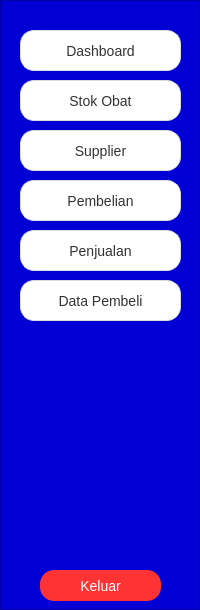
     <widget class="QFrame" name="frame">
      <property name="minimumSize">
       <size>
        <width>200</width>
        <height>200</height>
       </size>
      </property>
      <property name="styleSheet">
       <string notr="true">QFrame{
background-color:#0000d4
}</string>
      </property>
      <property name="frameShape">
       <enum>QFrame::StyledPanel</enum>
      </property>
      <property name="frameShadow">
       <enum>QFrame::Plain</enum>
      </property>
      <widget class="QPushButton" name="pushButton">
       <property name="geometry">
        <rect>
         <x>20</x>
         <y>30</y>
         <width>161</width>
         <height>41</height>
        </rect>
       </property>
       <property name="font">
        <font>
         <pointsize>-1</pointsize>
        </font>
       </property>
       <property name="styleSheet">
        <string notr="true">QPushButton {
    background-color: #ffffff;
    color: #333333;
    font-size: 14px;
    padding: 10px 18px;
    border-radius: 14px;
    border: 1px solid #dcdcdc;

    /* Shadow halus */
    box-shadow: 0px 2px 6px rgba(0, 0, 0, 40);
}

QPushButton:hover {
    background-color: #f9f9f9;
    border: 1px solid #c8c8c8;
}

QPushButton:pressed {
    background-color: #f0f0f0;
    box-shadow: none;  /* shadow hilang saat ditekan */
    border: 1px solid #bababa;
}
</string>
       </property>
       <property name="text">
        <string>Dashboard</string>
       </property>
       <property name="icon">
        <iconset>
         <normaloff>../../Downloads/dashboard.png</normaloff>../../Downloads/dashboard.png</iconset>
       </property>
      </widget>
      <widget class="QPushButton" name="pushButton_8">
       <property name="geometry">
        <rect>
         <x>20</x>
         <y>80</y>
         <width>161</width>
         <height>41</height>
        </rect>
       </property>
       <property name="font">
        <font>
         <pointsize>-1</pointsize>
        </font>
       </property>
       <property name="styleSheet">
        <string notr="true">QPushButton {
    background-color: #ffffff;
    color: #333333;
    font-size: 14px;
    padding: 10px 18px;
    border-radius: 14px;
    border: 1px solid #dcdcdc;

    /* Shadow halus */
    box-shadow: 0px 2px 6px rgba(0, 0, 0, 40);
}

QPushButton:hover {
    background-color: #f9f9f9;
    border: 1px solid #c8c8c8;
}

QPushButton:pressed {
    background-color: #f0f0f0;
    box-shadow: none;  /* shadow hilang saat ditekan */
    border: 1px solid #bababa;
}
</string>
       </property>
       <property name="text">
        <string>Stok Obat</string>
       </property>
       <property name="icon">
        <iconset>
         <normaloff>../../Downloads/medicine.png</normaloff>../../Downloads/medicine.png</iconset>
       </property>
      </widget>
      <widget class="QPushButton" name="pushButton_2">
       <property name="geometry">
        <rect>
         <x>20</x>
         <y>130</y>
         <width>161</width>
         <height>41</height>
        </rect>
       </property>
       <property name="font">
        <font>
         <pointsize>-1</pointsize>
        </font>
       </property>
       <property name="styleSheet">
        <string notr="true">QPushButton {
    background-color: #ffffff;
    color: #333333;
    font-size: 14px;
    padding: 10px 18px;
    border-radius: 14px;
    border: 1px solid #dcdcdc;

    /* Shadow halus */
    box-shadow: 0px 2px 6px rgba(0, 0, 0, 40);
}

QPushButton:hover {
    background-color: #f9f9f9;
    border: 1px solid #c8c8c8;
}

QPushButton:pressed {
    background-color: #f0f0f0;
    box-shadow: none;  /* shadow hilang saat ditekan */
    border: 1px solid #bababa;
}
</string>
       </property>
       <property name="text">
        <string>Supplier</string>
       </property>
       <property name="icon">
        <iconset>
         <normaloff>../../Downloads/supplier.png</normaloff>../../Downloads/supplier.png</iconset>
       </property>
      </widget>
      <widget class="QPushButton" name="pushButton_3">
       <property name="geometry">
        <rect>
         <x>20</x>
         <y>180</y>
         <width>161</width>
         <height>41</height>
        </rect>
       </property>
       <property name="font">
        <font>
         <pointsize>-1</pointsize>
        </font>
       </property>
       <property name="styleSheet">
        <string notr="true">QPushButton {
    background-color: #ffffff;
    color: #333333;
    font-size: 14px;
    padding: 10px 18px;
    border-radius: 14px;
    border: 1px solid #dcdcdc;

    /* Shadow halus */
    box-shadow: 0px 2px 6px rgba(0, 0, 0, 40);
}

QPushButton:hover {
    background-color: #f9f9f9;
    border: 1px solid #c8c8c8;
}

QPushButton:pressed {
    background-color: #f0f0f0;
    box-shadow: none;  /* shadow hilang saat ditekan */
    border: 1px solid #bababa;
}
</string>
       </property>
       <property name="text">
        <string>Pembelian</string>
       </property>
       <property name="icon">
        <iconset>
         <normaloff>../../Downloads/grocery-store.png</normaloff>../../Downloads/grocery-store.png</iconset>
       </property>
      </widget>
      <widget class="QPushButton" name="pushButton_5">
       <property name="geometry">
        <rect>
         <x>20</x>
         <y>230</y>
         <width>161</width>
         <height>41</height>
        </rect>
       </property>
       <property name="font">
        <font>
         <pointsize>-1</pointsize>
        </font>
       </property>
       <property name="styleSheet">
        <string notr="true">QPushButton {
    background-color: #ffffff;
    color: #333333;
    font-size: 14px;
    padding: 10px 18px;
    border-radius: 14px;
    border: 1px solid #dcdcdc;

    /* Shadow halus */
    box-shadow: 0px 2px 6px rgba(0, 0, 0, 40);
}

QPushButton:hover {
    background-color: #f9f9f9;
    border: 1px solid #c8c8c8;
}

QPushButton:pressed {
    background-color: #f0f0f0;
    box-shadow: none;  /* shadow hilang saat ditekan */
    border: 1px solid #bababa;
}
</string>
       </property>
       <property name="text">
        <string>Penjualan</string>
       </property>
       <property name="icon">
        <iconset>
         <normaloff>../../Downloads/sales.png</normaloff>../../Downloads/sales.png</iconset>
       </property>
      </widget>
      <widget class="QPushButton" name="pushButton_4">
       <property name="geometry">
        <rect>
         <x>20</x>
         <y>280</y>
         <width>161</width>
         <height>41</height>
        </rect>
       </property>
       <property name="font">
        <font>
         <pointsize>-1</pointsize>
        </font>
       </property>
       <property name="styleSheet">
        <string notr="true">QPushButton {
    background-color: #ffffff;
    color: #333333;
    font-size: 14px;
    padding: 10px 18px;
    border-radius: 14px;
    border: 1px solid #dcdcdc;

    /* Shadow halus */
    box-shadow: 0px 2px 6px rgba(0, 0, 0, 40);
}

QPushButton:hover {
    background-color: #f9f9f9;
    border: 1px solid #c8c8c8;
}

QPushButton:pressed {
    background-color: #f0f0f0;
    box-shadow: none;  /* shadow hilang saat ditekan */
    border: 1px solid #bababa;
}
</string>
       </property>
       <property name="text">
        <string>Data Pembeli</string>
       </property>
       <property name="icon">
        <iconset>
         <normaloff>../../Downloads/exploratory-analysis.png</normaloff>../../Downloads/exploratory-analysis.png</iconset>
       </property>
      </widget>
      <widget class="QPushButton" name="pushButton_6">
       <property name="geometry">
        <rect>
         <x>40</x>
         <y>570</y>
         <width>121</width>
         <height>31</height>
        </rect>
       </property>
       <property name="font">
        <font>
         <pointsize>-1</pointsize>
        </font>
       </property>
       <property name="styleSheet">
        <string notr="true">QPushButton {
    background-color: #ff3333;
    color: white;
    font-size: 14px;
    padding: 10px 18px;
    border-radius: 14px;
    border: none;

    /* Glow merah */
    box-shadow: 0 0 10px rgba(255, 50, 50, 180);
}

QPushButton:hover {
    background-color: #e62828;
    box-shadow: 0 0 14px rgba(255, 50, 50, 220);
}

QPushButton:pressed {
    background-color: #c71f1f;
    box-shadow: none;
}
</string>
       </property>
       <property name="text">
        <string>Keluar</string>
       </property>
      </widget>
     </widget>
